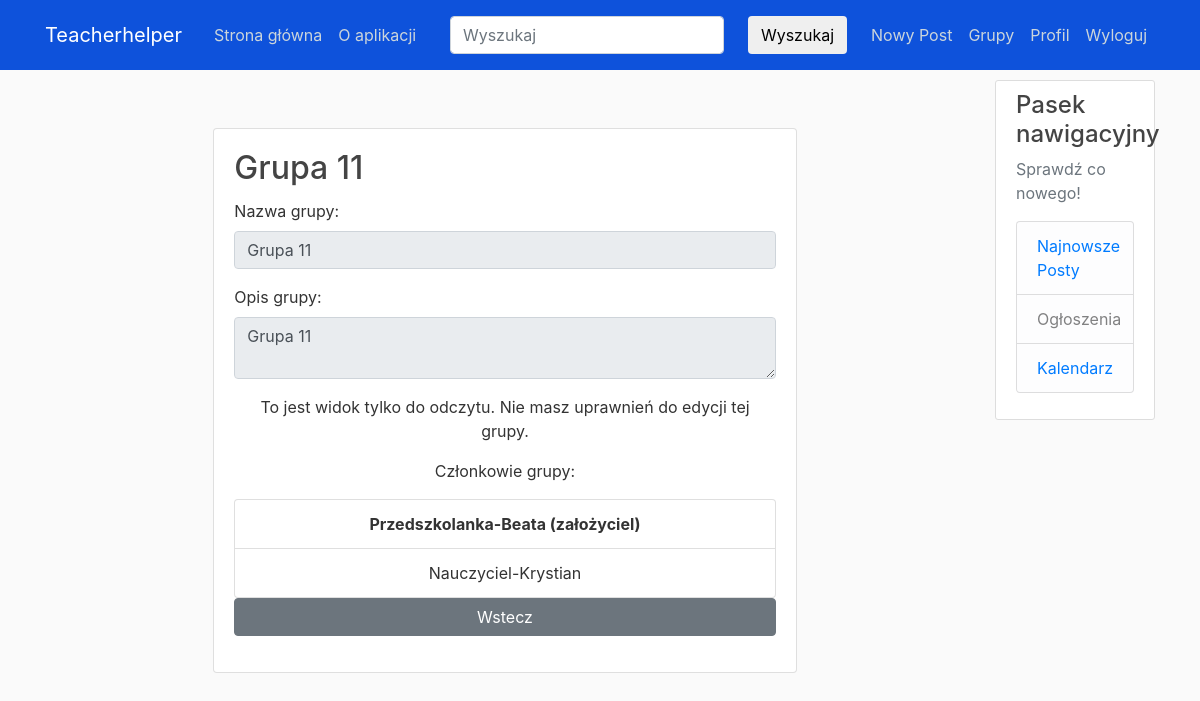
The app's page /groups/14/ (signed in) with its own data.
### users/models.py (models this page shows, shortened)
class Group(models.Model):
    name = models.CharField(max_length=100, unique=True)
    description = models.TextField(blank=True)
    members = models.ManyToManyField(User, related_name='custom_groups')  # Zmiana related_name
    owner = models.ForeignKey(User, on_delete=models.CASCADE, related_name='owned_groups')

### users/views.py (the view, shortened to what this page needs)
# urls.py: path('groups/<int:group_id>/', user_views.group_detail, name='group_detail'),
@login_required
def group_detail(request, group_id):
    group = get_object_or_404(Group, id=group_id)
    is_owner = group.owner == request.user
    if not is_owner and not group.members.filter(id=request.user.id).exists():
        return HttpResponseForbidden("You are not a member of this group.")
    form = None
    return render(request, 'users/group_detail.html', {'group': group, 'is_owner': is_owner, 'form': form})

### users/templates/users/group_detail.html (shortened to what this page needs)
{% extends "blog/base.html" %}
{% block content %}
    <div class="container mt-5">
        <div class="row justify-content-center">
            <div class="col-md-8">
                <div class="card">
                    <div class="card-body">
                        <h2 class="card-title">{{ group.name }}</h2>
                        <form method="post">
                            <div class="form-group">
                                <label for="id_name">Nazwa grupy:</label>
                                <input type="text" class="form-control" id="id_name" name="name" value="{{ group.name }}" {% if not is_owner %} readonly {% endif %}>
                            </div>
                            <div class="form-group">
                                <label for="id_description">Opis grupy:</label>
                                <textarea class="form-control" id="id_description" name="description" {% if not is_owner %} readonly {% endif %}>{{ group.description }}</textarea>
                            </div>
                            <div class="form-group text-center">
                                {% if is_owner %}
                                    <div class="row">
                                        <div class="col">
                                            <button type="submit" class="btn btn-success btn-block">Zapisz zmiany</button>
                                        </div>
                                        <div class="col">
                                            <a href="{% url 'delete_group' group.id %}" class="btn btn-danger btn-block">Usuń grupę</a>
                                        </div>
                                    </div>
                                    <div class="row mt-3">
                                        <div class="col">
                                            <a href="{% url 'manage_group_users' group.id %}" class="btn btn-primary btn-block">Zarządzaj</a>
                                        </div>
                                        <div class="col">
                                            <a class="btn btn-secondary btn-block" href="{% url 'group_list' %}">Wstecz</a>
                                        </div>
                                    </div>
                                {% else %}
                                    <p class="card-text">To jest widok tylko do odczytu. Nie masz uprawnień do edycji tej grupy.</p>
                                    <p class="card-text">Członkowie grupy:</p>
                                    <ul class="list-group">
                                        <li class="list-group-item font-weight-bold">{{ group.owner.username }} (założyciel)</li>
                                        {% for member in group.members.all %}
                                            <li class="list-group-item">{{ member.username }}</li>
                                        {% endfor %}
                                    </ul>
                                    <a class="btn btn-secondary btn-block" href="{% url 'group_list' %}">Wstecz</a>
                                {% endif %}
                            </div>
                        </form>
                    </div>
                </div>
            </div>
        </div>
    </div>
{% endblock %}

### blog/static/blog/main.css (style rules this page uses)
body { background: #fafafa; color: #333333; margin-top: 5rem; }
h1, h2, h3, h4, h5, h6 { color: #444444; }
ul { margin: 0; }

### records on screen
Group: name "Grupa 11", description "Grupa 11", owner.username "Przedszkolanka-Beata"

### other values on screen
{{ member.username }} "Nauczyciel-Krystian"
